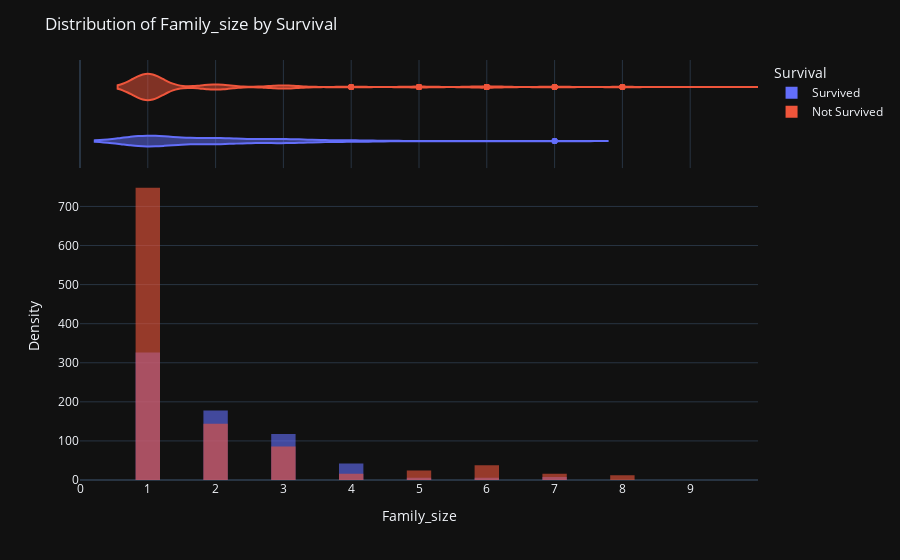

Write notebook code for a chart like this one.
### Code cell
survive_chance('Family_size', np.arange(0, 10, 1), (0, 10))

### Figure 1 — Plotly figure (JSON) as saved in the notebook; plotly's stock layout.template omitted (floating-point values rounded to 4 significant figures; data arrays with more than 128 entries replaced by an {"elided": "..."} marker saying what was removed)
{"data": [{"alignmentgroup": "True", "bingroup": "x", "histnorm": "density", "hovertemplate": "Survival=Survived<br>Family_size=%{x}<br>density=%{y}<extra></extra>", "legendgroup": "Survived", "marker": {"color": "#636efa", "opacity": 0.6, "pattern": {"shape": ""}}, "name": "Survived", "nbinsx": 50, "offsetgroup": "Survived", "orientation": "v", "showlegend": true, "x": {"elided": "342 float values"}, "xaxis": "x", "yaxis": "y", "type": "histogram"}, {"alignmentgroup": "True", "customdata": {"elided": "342x23 mixed values"}, "hovertemplate": "Survival=%{customdata[22]}<br>Family_size=%{x}<br>Pclass_1=%{customdata[0]}<br>Pclass_2=%{customdata[1]}<br>Pclass_3=%{customdata[2]}<br>Embarked_C=%{customdata[3]}<br>Embarked_Q=%{customdata[4]}<br>Embarked_S=%{customdata[5]}<br>Title_Master=%{customdata[6]}<br>Title_Miss=%{customdata[7]}<br>Title_Mr=%{customdata[8]}<br>Title_Mrs=%{customdata[9]}<br>Sex_female=%{customdata[10]}<br>Sex_male=%{customdata[11]}<br>Age=%{customdata[12]}<br>SibSp=%{customdata[13]}<br>Parch=%{customdata[14]}<br>Price=%{customdata[15]}<br>Deck=%{customdata[16]}<br>Deck_survive_ratio=%{customdata[17]}<br>Escape_density=%{customdata[18]}<br>IsAlone=%{customdata[19]}<br>Family_survivers=%{customdata[20]}<br>Survived=%{customdata[21]}<extra></extra>", "legendgroup": "Survived", "marker": {"color": "#636efa"}, "name": "Survived", "offsetgroup": "Survived", "scalegroup": "x", "showlegend": false, "x": {"elided": "342 float values"}, "xaxis": "x2", "yaxis": "y2", "type": "violin"}, {"alignmentgroup": "True", "bingroup": "x", "histnorm": "density", "hovertemplate": "Survival=Not Survived<br>Family_size=%{x}<br>density=%{y}<extra></extra>", "legendgroup": "Not Survived", "marker": {"color": "#EF553B", "opacity": 0.6, "pattern": {"shape": ""}}, "name": "Not Survived", "nbinsx": 50, "offsetgroup": "Not Survived", "orientation": "v", "showlegend": true, "x": {"elided": "549 float values"}, "xaxis": "x", "yaxis": "y", "type": "histogram"}, {"alignmentgroup": "True", "customdata": {"elided": "549x23 mixed values"}, "hovertemplate": "Survival=%{customdata[22]}<br>Family_size=%{x}<br>Pclass_1=%{customdata[0]}<br>Pclass_2=%{customdata[1]}<br>Pclass_3=%{customdata[2]}<br>Embarked_C=%{customdata[3]}<br>Embarked_Q=%{customdata[4]}<br>Embarked_S=%{customdata[5]}<br>Title_Master=%{customdata[6]}<br>Title_Miss=%{customdata[7]}<br>Title_Mr=%{customdata[8]}<br>Title_Mrs=%{customdata[9]}<br>Sex_female=%{customdata[10]}<br>Sex_male=%{customdata[11]}<br>Age=%{customdata[12]}<br>SibSp=%{customdata[13]}<br>Parch=%{customdata[14]}<br>Price=%{customdata[15]}<br>Deck=%{customdata[16]}<br>Deck_survive_ratio=%{customdata[17]}<br>Escape_density=%{customdata[18]}<br>IsAlone=%{customdata[19]}<br>Family_survivers=%{customdata[20]}<br>Survived=%{customdata[21]}<extra></extra>", "legendgroup": "Not Survived", "marker": {"color": "#EF553B"}, "name": "Not Survived", "offsetgroup": "Not Survived", "scalegroup": "x", "showlegend": false, "x": {"elided": "549 float values"}, "xaxis": "x2", "yaxis": "y2", "type": "violin"}], "layout": {"xaxis": {"anchor": "y", "domain": [0.0, 1.0], "title": {"text": "Family_size"}, "tickvals": [0, 1, 2, 3, 4, 5, 6, 7, 8, 9], "range": [0, 10]}, "yaxis": {"anchor": "x", "domain": [0.0, 0.7326], "title": {"text": "Density"}}, "xaxis2": {"anchor": "y2", "domain": [0.0, 1.0], "matches": "x", "showticklabels": false, "showgrid": true, "tickvals": [0, 1, 2, 3, 4, 5, 6, 7, 8, 9], "range": [0, 10]}, "yaxis2": {"anchor": "x2", "domain": [0.7426, 1.0], "matches": "y2", "showticklabels": false, "showline": false, "ticks": "", "showgrid": false}, "legend": {"title": {"text": "Survival"}, "tracegroupgap": 0}, "margin": {"t": 60}, "barmode": "overlay", "title": {"text": "Distribution of Family_size by Survival"}, "bargap": 0.2, "bargroupgap": 0.1}}
